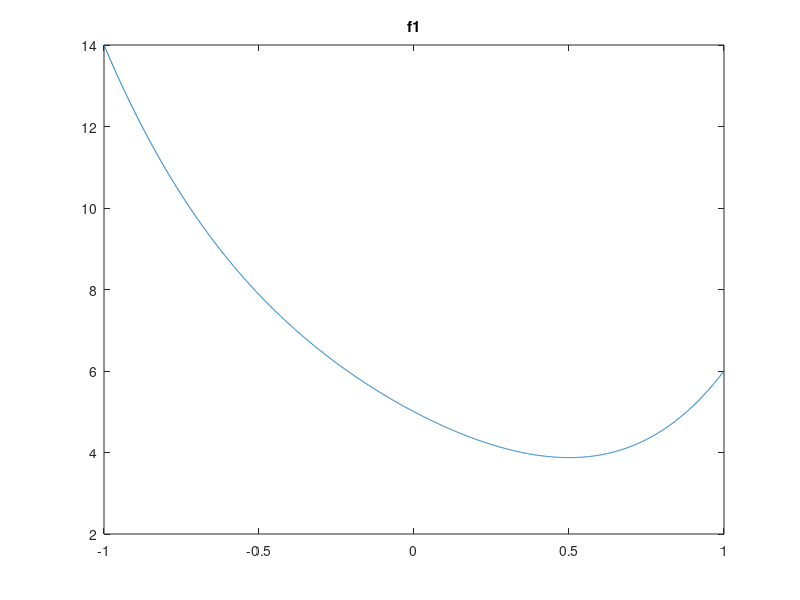
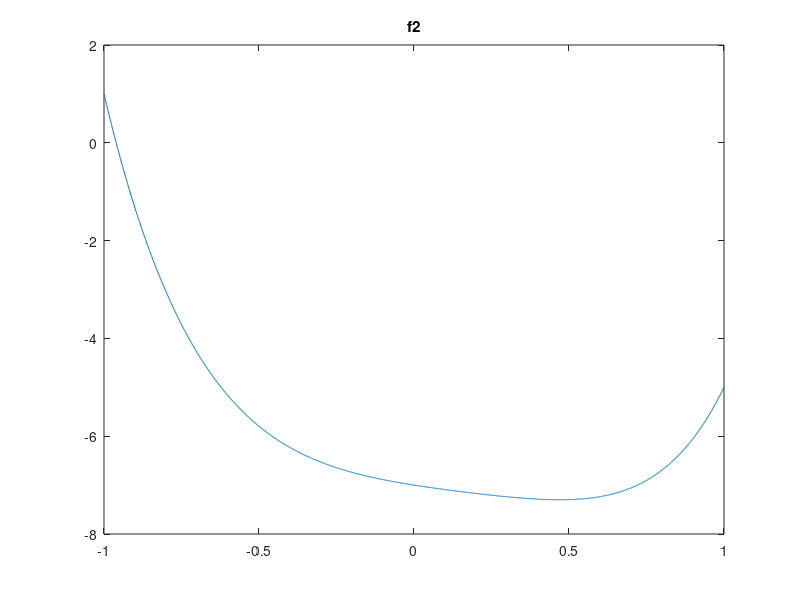

The MATLAB source for these figures, in order: (Note: this script raises an error after producing the figures.)
clear all;close all;clc;
f1=@(x)2.*x.^4+3.*x.^2-4.*x+5;
f2=@(x)x.^6+3.*x.^4-2.*x.^3+x.^2-x-7;
figure(1);
t=-1:0.001:1;
plot(t,f1(t));
title('f1');
figure(2);
plot(t,f2(t));
title('f2');
a=0;
b=1;
TOL=5e-6;
epsilon=TOL;
[x_min1,y_min1] =GoldenSection(f1,a,b,TOL,epsilon);
[x_min2,y_min2] =GoldenSection(f2,a,b,TOL,epsilon);
[X1,FVAL1,EXITFLAG1] = fminbnd(f1,a,b);
[X2,FVAL2,EXITFLAG2] = fminbnd(f2,a,b);
disp('==============================');
disp('For function (a):');
fprintf('The minimum point found by golden section is x=%10.9f,y=%10.9f\n',x_min1,y_min1);
fprintf('The minimum point found by fminbnd is x=%10.9f,y=%10.9f\n',X1,FVAL1);
disp(['The exit flag for fminbnd is ' num2str(EXITFLAG1)]);
disp('==============================');
disp('For function (b):');
fprintf('The minimum point found by golden section is x=%10.9f,y=%10.9f\n',x_min2,y_min2);
fprintf('The minimum point found by fminbnd is x=%10.9f,y=%10.9f\n',X2,FVAL2);
disp(['The exit flag for fminbnd is ' num2str(EXITFLAG2)]);
